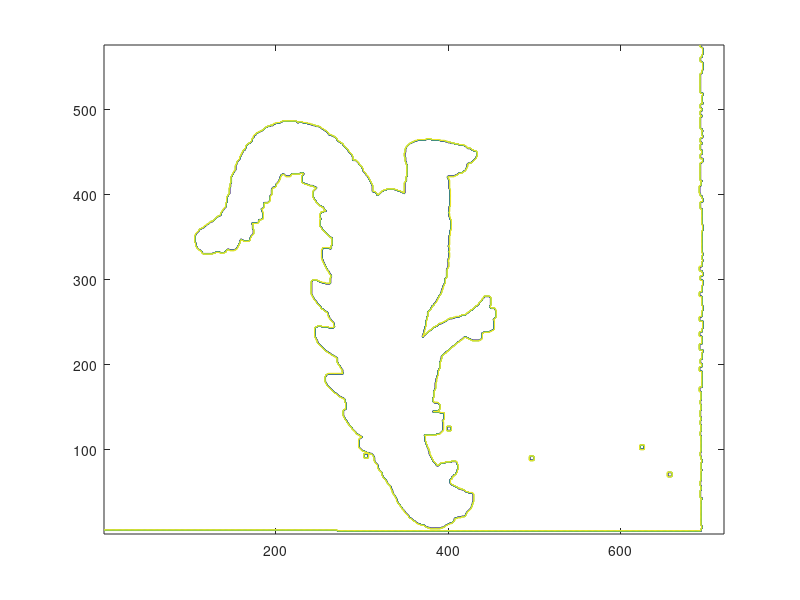

Here is the MATLAB script that generated this plot:
function contours = getAllContours()

    % Load des images
    load('mask.mat');

    nb_images = 36;

    % Initialisation de la structure qui stocke les contours
    contours = cell(1, nb_images);

    % Parcours des images et calcul des contours
    for i = 1:nb_images

        img = im_mask(:,:,i);
  
        % Calculer les contours
        c = contour(img);
    
        % Stockage
        contours{i} = c;

        %Affichage du contour
        % figure;
        % imshow(img);
        % hold on;
        % plot(contours{i}(:,2),contours{i}(:,1),'g','LineWidth',2);
        % title("Contour");
        % pause(0.1);

    end



    
end

